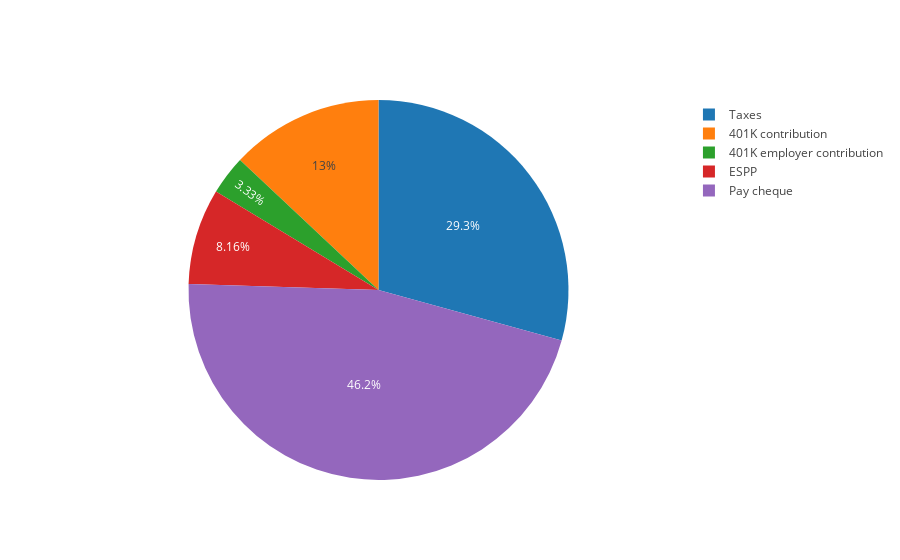
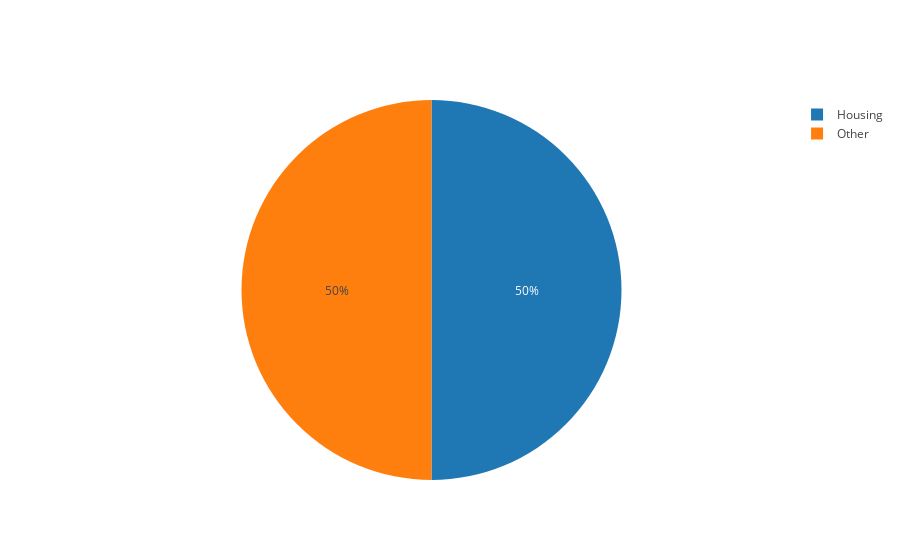
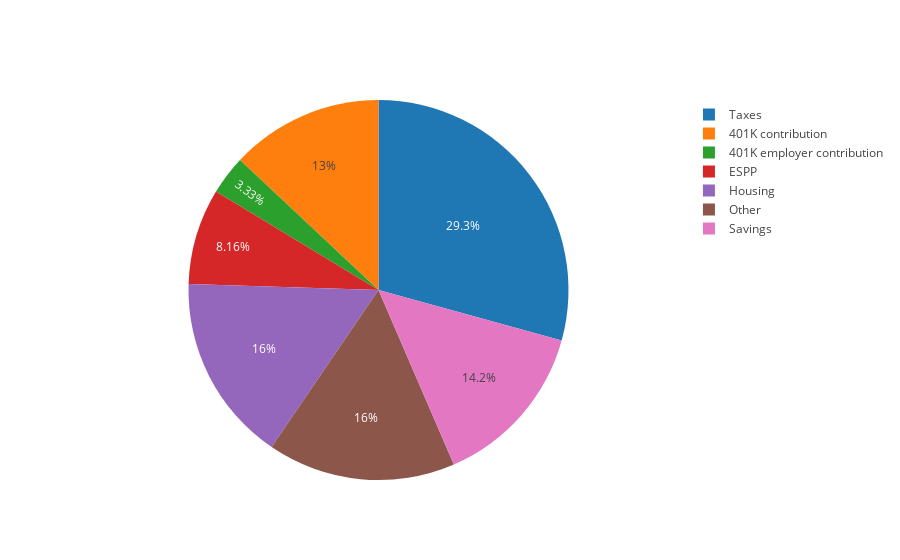
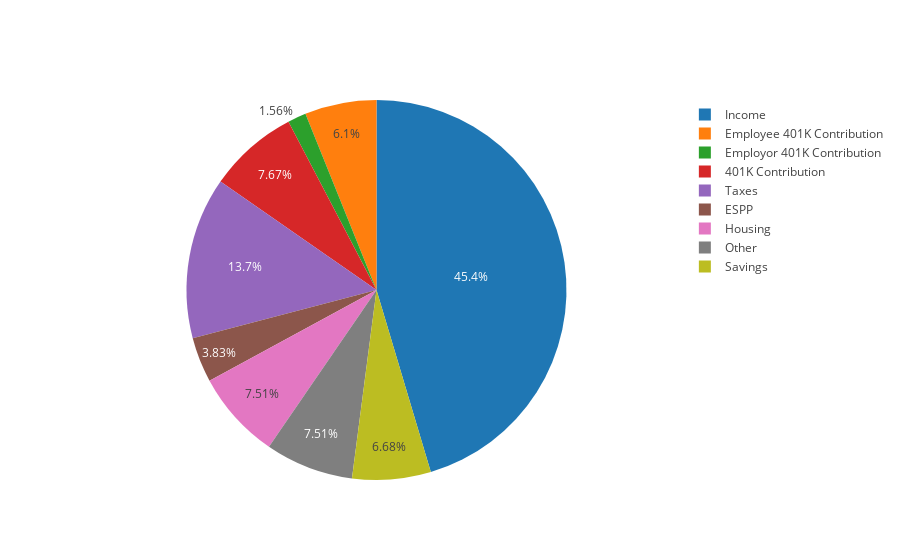

Notebook cell for these charts, in order:
### Code cell
p = plan(salary=145000,
     retirement_contribution=13.5,
     retirement_match=6,
     retirement_match_max=5000,
     espp_contribution=15,
     budget = {
         "Housing": 2000,
         "Other": 2000
     },
     additional_monthly_savings = 700,
     retirement_monthly_spend = 7500
    ).plan(12).planRetirement();

p.printTitle("Basics").graphBasics().printBasics();
p.printTitle("Budget").graphBudget().printBudget();
p.printTitle("Detailed").graphDetailed().printDetailed();
p.printTitle("Monthly").graphMonthly().printMonthly();
# p.printTitle("Pay cheque").graphPaycheque().printPaycheque();
p.printTitle("401K").graphRetirement().printRetirement();

p.printTitle("Retirement Plan").graphRetirementPlan();

### Figure 1 — Plotly figure (JSON) as saved in the notebook; plotly's stock layout.template omitted (floating-point values rounded to 4 significant figures)
{"data": [{"labels": ["Taxes", "401K contribution", "401K employer contribution", "ESPP", "Pay cheque"], "sort": false, "type": "pie", "uid": "424e0aab-05c3-4b73-8f8d-4568ac4ba93f", "values": [43925, 19500, 5000, 12240.0, 69340.0]}], "layout": {}}

### Figure 2 — Plotly figure (JSON) as saved in the notebook; plotly's stock layout.template omitted (floating-point values rounded to 4 significant figures)
{"data": [{"labels": ["Housing", "Other"], "sort": false, "type": "pie", "uid": "b6ded61d-f459-4333-982c-df326bafcadc", "values": [2000, 2000]}], "layout": {}}

### Figure 3 — Plotly figure (JSON) as saved in the notebook; plotly's stock layout.template omitted (floating-point values rounded to 4 significant figures)
{"data": [{"labels": ["Taxes", "401K contribution", "401K employer contribution", "ESPP", "Housing", "Other", "Savings"], "sort": false, "type": "pie", "uid": "209a0bbc-16b6-434a-a3b8-e04a0f99ed06", "values": [43925, 19500, 5000, 12240.0, 24000, 24000, 21340.0]}], "layout": {}}

### Figure 4 — Plotly figure (JSON) as saved in the notebook; plotly's stock layout.template omitted (floating-point values rounded to 4 significant figures)
{"data": [{"labels": ["Income", "Employee 401K Contribution", "Employor 401K Contribution", "401K Contribution", "Taxes", "ESPP", "Housing", "Other", "Savings"], "sort": false, "type": "pie", "uid": "34d4684b-e72b-42c1-a50c-0dbc4fa06c55", "values": [12080.0, 1625, 416.7, 2042.0, 3660.0, 1020.0, 2000, 2000, 1778.0]}], "layout": {}}
